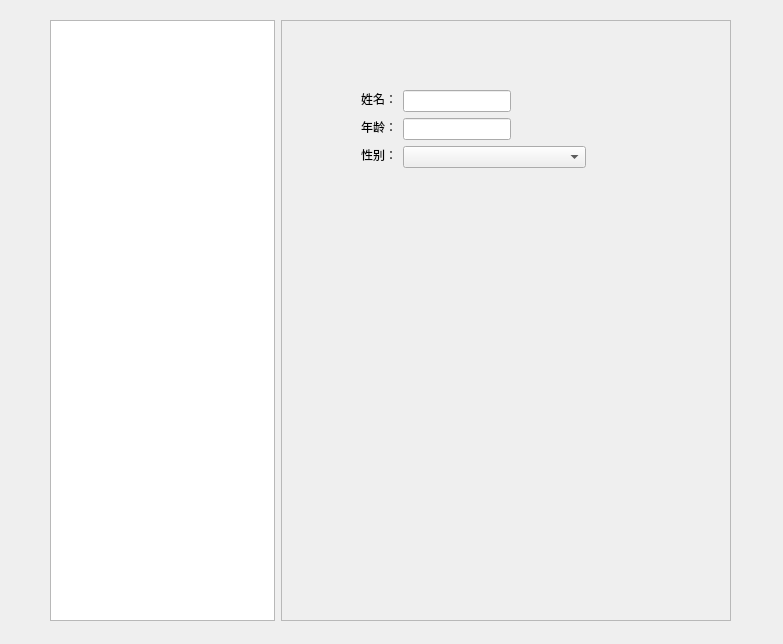
<?xml version="1.0" encoding="UTF-8"?>
<ui version="4.0">
 <class>MianWin</class>
 <widget class="QWidget" name="MianWin">
  <property name="geometry">
   <rect>
    <x>0</x>
    <y>0</y>
    <width>783</width>
    <height>644</height>
   </rect>
  </property>
  <property name="windowTitle">
   <string>Form</string>
  </property>
  <widget class="QWidget" name="horizontalLayoutWidget">
   <property name="geometry">
    <rect>
     <x>50</x>
     <y>20</y>
     <width>681</width>
     <height>601</height>
    </rect>
   </property>
   <layout class="QHBoxLayout" name="horizontalLayout">
    <item>
     <widget class="QTreeView" name="treeView">
      <property name="sizePolicy">
       <sizepolicy hsizetype="Expanding" vsizetype="Expanding">
        <horstretch>1</horstretch>
        <verstretch>0</verstretch>
       </sizepolicy>
      </property>
     </widget>
    </item>
    <item>
     <widget class="QFrame" name="frame">
      <property name="sizePolicy">
       <sizepolicy hsizetype="Expanding" vsizetype="Preferred">
        <horstretch>2</horstretch>
        <verstretch>0</verstretch>
       </sizepolicy>
      </property>
      <property name="frameShape">
       <enum>QFrame::StyledPanel</enum>
      </property>
      <property name="frameShadow">
       <enum>QFrame::Raised</enum>
      </property>
      <widget class="QWidget" name="layoutWidget">
       <property name="geometry">
        <rect>
         <x>80</x>
         <y>70</y>
         <width>225</width>
         <height>143</height>
        </rect>
       </property>
       <layout class="QFormLayout" name="formLayout">
        <item row="0" column="0">
         <widget class="QLabel" name="label_2">
          <property name="sizePolicy">
           <sizepolicy hsizetype="Fixed" vsizetype="Fixed">
            <horstretch>0</horstretch>
            <verstretch>0</verstretch>
           </sizepolicy>
          </property>
          <property name="text">
           <string>姓名：</string>
          </property>
         </widget>
        </item>
        <item row="0" column="1">
         <widget class="QLineEdit" name="lineEdit_2">
          <property name="sizePolicy">
           <sizepolicy hsizetype="Fixed" vsizetype="Fixed">
            <horstretch>0</horstretch>
            <verstretch>0</verstretch>
           </sizepolicy>
          </property>
         </widget>
        </item>
        <item row="1" column="1">
         <widget class="QLineEdit" name="lineEdit">
          <property name="sizePolicy">
           <sizepolicy hsizetype="Fixed" vsizetype="Fixed">
            <horstretch>0</horstretch>
            <verstretch>0</verstretch>
           </sizepolicy>
          </property>
         </widget>
        </item>
        <item row="1" column="0">
         <widget class="QLabel" name="label">
          <property name="sizePolicy">
           <sizepolicy hsizetype="Fixed" vsizetype="Fixed">
            <horstretch>0</horstretch>
            <verstretch>0</verstretch>
           </sizepolicy>
          </property>
          <property name="text">
           <string>年龄：</string>
          </property>
         </widget>
        </item>
        <item row="2" column="1">
         <widget class="QComboBox" name="comboBox"/>
        </item>
        <item row="2" column="0">
         <widget class="QLabel" name="label_3">
          <property name="sizePolicy">
           <sizepolicy hsizetype="Fixed" vsizetype="Fixed">
            <horstretch>0</horstretch>
            <verstretch>0</verstretch>
           </sizepolicy>
          </property>
          <property name="text">
           <string>性别：</string>
          </property>
         </widget>
        </item>
       </layout>
      </widget>
     </widget>
    </item>
   </layout>
  </widget>
 </widget>
 <resources/>
 <connections/>
</ui>
